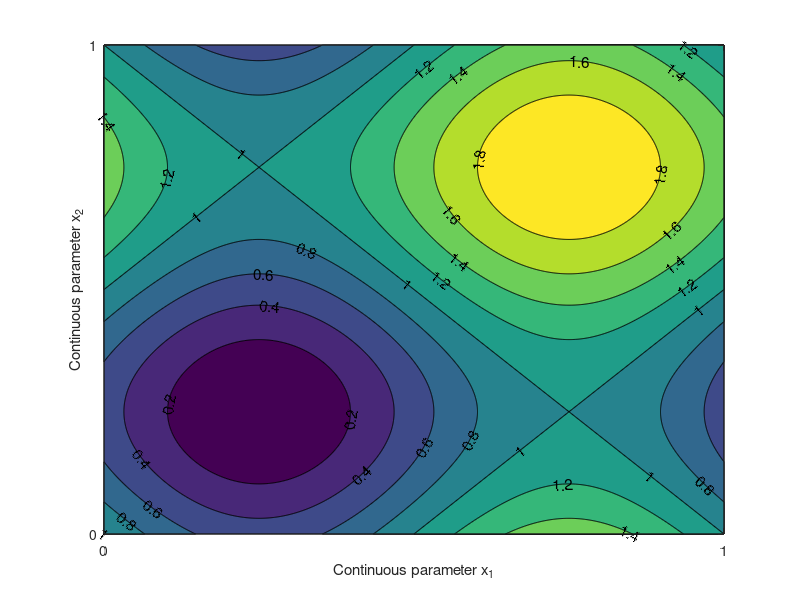

This figure's MATLAB source:
wn=1

f=@(x,y) sin(wn*2*pi*(x-0.5))/2 + sin(wn*2*pi*(y-0.5))/2 + 1;
[X,Y]=meshgrid(0:0.001:1);
z=f(X,Y);
[C,h] = contourf(X,Y,z,9);   
clabel(C,h,'FontSize',11)
%set(gca,'fontsize', 24)

set(gca,'xtick',[0,1])
set(gca,'xticklabel',[0,1])

set(gca,'ytick',[0,1])
set(gca,'yticklabel',[0,1])

xlabel('Continuous parameter x_1')
ylabel('Continuous parameter x_2')